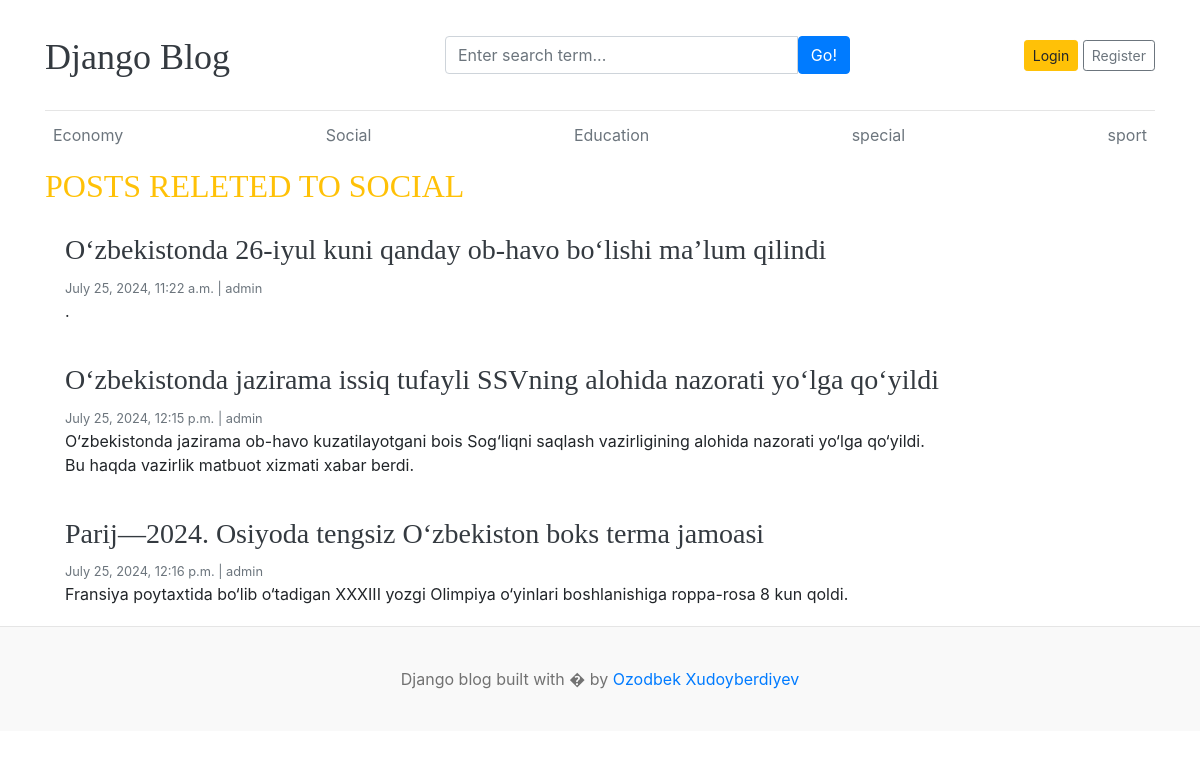
Screenshot of /category/3/ with the database file from the repository.
### blogs/models.py (models this page shows, shortened)
class Category(models.Model):
    name = models.CharField(max_length=100)
    created_at = models.DateTimeField(auto_now_add=True)
    updated_at = models.DateTimeField(auto_now=True)
    def __str__(self) -> str:
        return self.name
    class Meta:
        verbose_name_plural="Categories"
        verbose_name="Category"

class Blog(models.Model):
    title = models.CharField(max_length=200)
    slug = models.SlugField(unique=True, null=False)
    category = models.ForeignKey(Category, on_delete=models.SET_NULL, null=True)
    author = models.ForeignKey(User, on_delete=models.SET_NULL, null=True)
    featured_image = models.ImageField(upload_to='uploads/%Y/%m/%d')
    short_description = models.CharField(max_length=200)
    body = models.TextField(max_length=2000)
    status = models.IntegerField(choices=STATUS_CHOICES, default=0)
    is_featured = models.BooleanField(default=False)
    created_at = models.DateTimeField(auto_now_add=True)
    updated_at = models.DateTimeField(auto_now=True)

### blogs/views.py (the view)
# urls.py: path('<int:category_id>/',posts_by_category,name='posts_by_category')
def posts_by_category(request, category_id):
    posts = Blog.objects.filter(category=category_id,status=1)
    category = get_object_or_404(Category,pk=category_id)
    context = {
        "posts": posts,
        'category':category
    }
    print(f"category_id", category_id)
    return render(request, "posts_by_category.html", context)

### blogs/context_processor.py (called while the page is built)
def get_categories(request):
    categories = Category.objects.all()
    return {'categories':categories}

### settingapp/context_processor.py (called while the page is built)
def get_social_links(request):
    social_links = Social_links.objects.all()
    return {'social_links':social_links}

### template/posts_by_category.html
{% extends 'base.html' %} {% block content %}
<h2 class="text-uppercase text-warning">Posts releted to {{category.name}}</h2>
{% if posts %}
<main role="main" class="container p-0">
  <div class="row">
    <div class="col-md-10 blog-main">
      {% for post in posts %}
      <div class="card border-0">
        <div class="card-body">
          <h3>
            <a href="{% url 'single_blog' post.slug %}" class="text-dark">{{post.title}}</a>
          </h3>
          <small class="mb-1 text-muted"
            >{{post.created_at}} | {{post.author}}</small>
          <p class="card-text">{{post.short_description | truncatewords:20}}</p>
        </div>
      </div>
      {% endfor %}
    </div>
  </div>
</main>
{% else %}
<p>No content</p>
{% endif %} {% endblock %}

### template/base.html (shortened to what this page needs)
{% load static %}
<!DOCTYPE html>
<html lang="en">
  <head>
    <link
      href="https://getbootstrap.com/docs/4.0/dist/css/bootstrap.min.css"
      rel="stylesheet"
    />
    <link href="{% static 'css/blog.css' %}" rel="stylesheet" />
  </head>
  <body>
    <div class="container">
      <header class="blog-header py-3">
        <div class="row flex-nowrap justify-content-between align-items-center">
          <div class="col-4 pt-1">
            <a class="blog-header-logo text-dark" href="/">Django Blog</a>
          </div>
          <div class="col-5">
            <form action="{% url 'search' %}" method="get">
              <div class="card-body">
                <div class="input-group">
                  <input
                    class="form-control"
                    type="text"
                    placeholder="Enter search term..."
                    aria-label="Enter search term..."
                    aria-describedby="button-search"
                    name="keyword"
                    value="{{keyword}}"
                  />
                  <button
                    class="btn btn-primary"
                    id="button-search"
                    type="submit"
                  >
                    Go!
                  </button>
                </div>
              </div>
            </form>
          </div>
          <div class="col-3 d-flex justify-content-end align-items-center">
            {% if user.is_authenticated %} {{user}}&nbsp;&nbsp;<a
              class="text-primary"
              href="{% url 'dashboard' %}"
              >Dashboard</a
            >
            &nbsp;&nbsp;
            <a class="btn btn-sm btn-warning" href="{% url 'logout' %}"
              >Logout</a
            >
            &nbsp; {% else %}
            <a class="btn btn-sm btn-warning" href="{% url 'login' %}">Login</a>
            <a
              class="btn btn-sm btn-outline-secondary"
              href="{% url 'register' %}"
              >Register</a
            >
            {% endif %}
          </div>
        </div>
      </header>
      <div class="nav-scroller py-1 mb-2">
        <nav class="nav d-flex justify-content-between">
          {% for category in categories %}
          <a
            class="p-2 text-muted"
            href="{% url 'posts_by_category' category.id %}"
            >{{category}}</a
          >
          {% endfor %}
        </nav>
      </div>
      {% block content %} {% endblock %}
    </div>
    <footer class="blog-footer">
      <p>Django blog built with � by <a href="#">Ozodbek Xudoyberdiyev</a></p>
    </footer>
  </body>
</html>

### blog_site/static/css/blog.css (style rules this page uses)
.blog-header { border-bottom: 1px solid #e5e5e5; }
.blog-header-logo { font-family: "Playfair Display", Georgia, "Times New Roman", serif; font-size: 2.25rem; }
h1, h2, h3, h4, h5, h6 { font-family: "Playfair Display", Georgia, "Times New Roman", serif; }
.blog-footer { padding: 2.5rem 0; color: #727272; text-align: center; background-color: #f9f9f9; border-top: .05rem solid #e5e5e5; }
.blog-footer p:last-child { margin-bottom: 0; }

### rows the page displays
Category: name "Economy"
Category: name "Social", name "SOCIAL"
Category: name "Education"
Category: name "special"
Category: name "sport"
Blog: title "O‘zbekistonda 26-iyul kuni qanday ob-havo bo‘lishi ma’lum qilindi", created_at "July 25, 2024, 11:22 a.m.", author "admin", short_description "."
Blog: title "O‘zbekistonda jazirama issiq tufayli SSVning alohida nazorati yo‘lga qo‘yildi", created_at "July 25, 2024, 12:15 p.m.", author "admin", short_description "O‘zbekistonda jazirama ob-havo kuzatilayotgani bois Sog‘liqni saqlash vazirligining alohida nazorati yo‘lga qo‘yildi. Bu haqda vazirlik matbuot xizmati xabar berdi."
Blog: title "Parij—2024. Osiyoda tengsiz O‘zbekiston boks terma jamoasi", created_at "July 25, 2024, 12:16 p.m.", author "admin", short_description "Fransiya poytaxtida bo‘lib o‘tadigan XXXIII yozgi Olimpiya o‘yinlari boshlanishiga roppa-rosa 8 kun qoldi."
